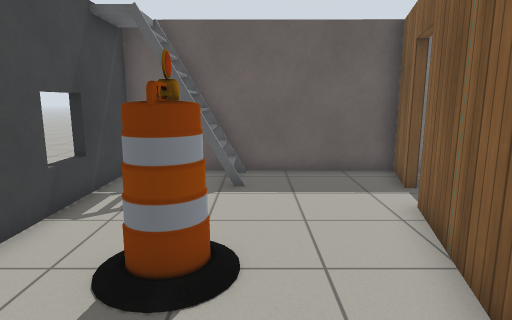
view 1 (above)

19 first-person views from a walk through a Gazebo world. The camera is 1.2 m above the floor, tilts 10° down and sees 75° across. The floor is counted in squares, 0.5 m on a side. Each view is taken from the middle of a square. On the plan, view 1 faces up. The plan holds only what a view shows up to about 20 squares ahead; the rest is blank. Robots are left out. Simple patterns stand in for the simulator's built-in surfaces.

view 2
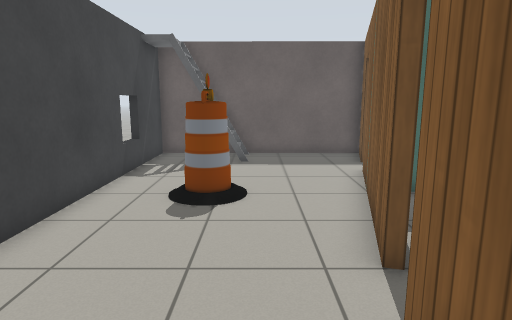

view 3
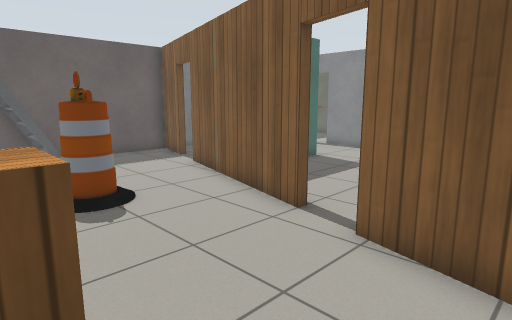

view 4
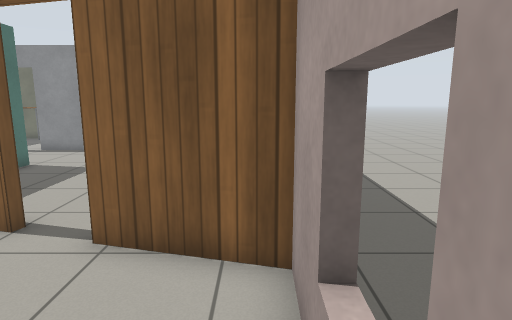

view 5
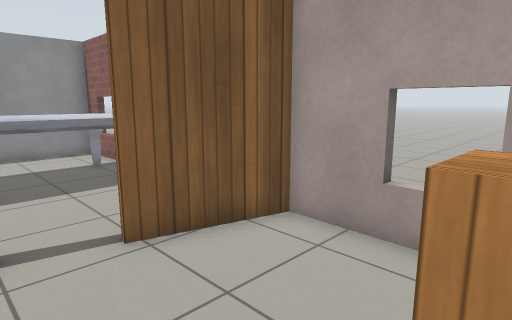

view 6
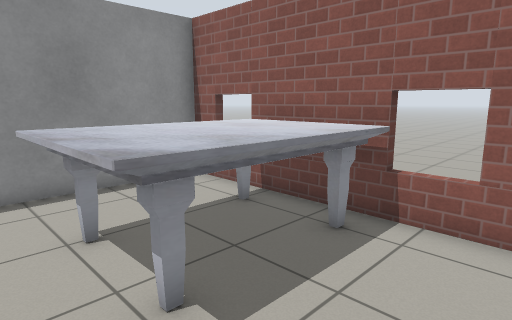

view 7
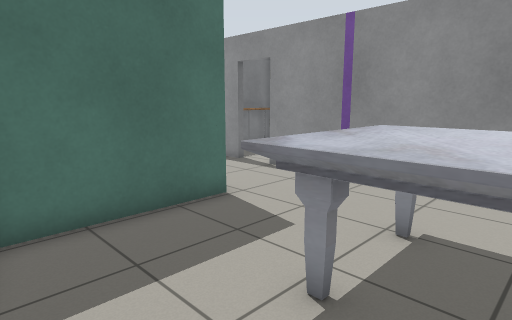

view 8
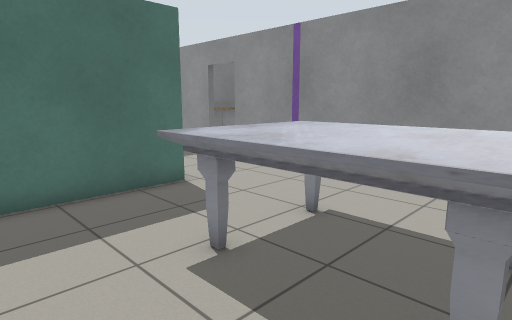

view 9
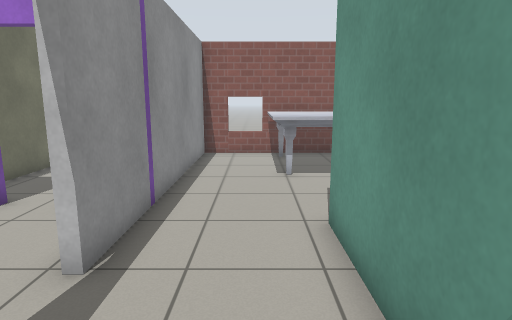

view 10
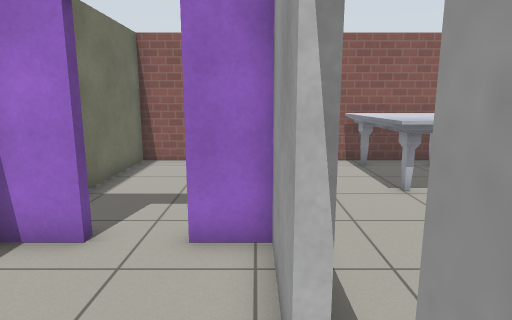

view 11
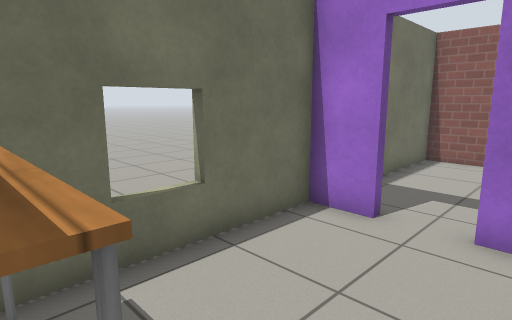

view 12
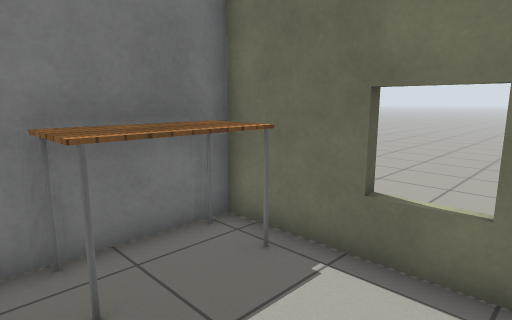

view 13
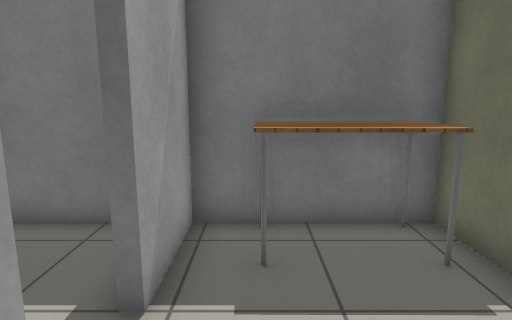

view 14
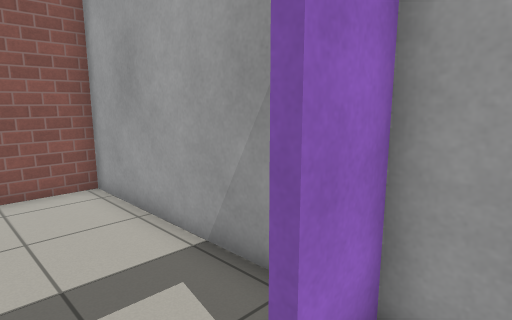

view 15
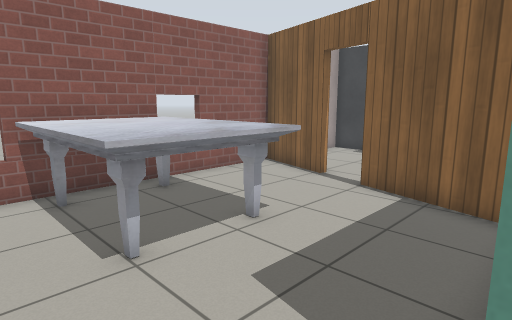

view 16
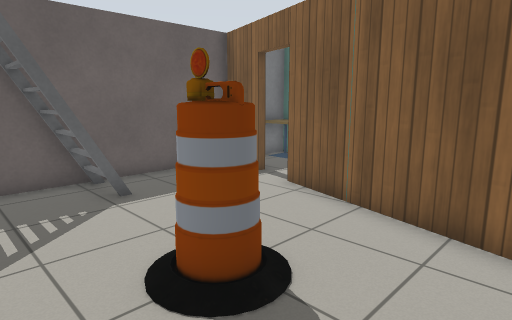

view 17
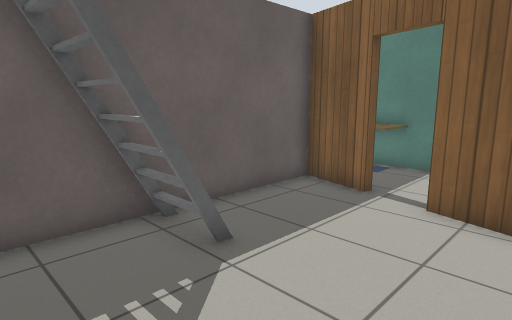

view 18
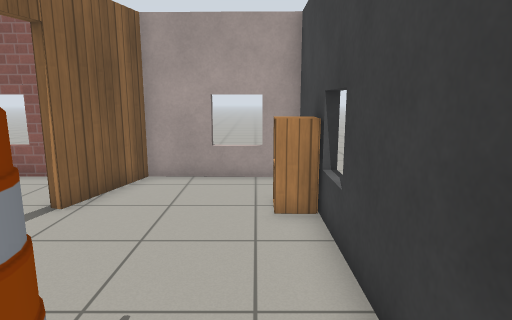

view 19
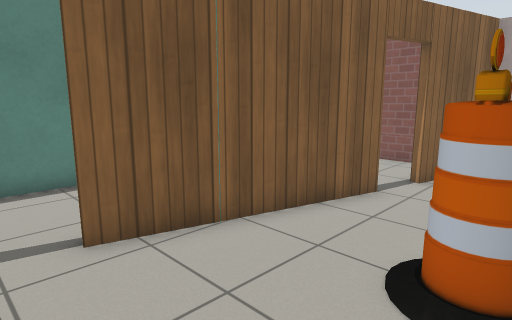

### Floor plan
Points are (right, up) in squares from view 1. A wall is a line through its corners. A room is listed if a view was taken in it or the views show most of it. See-through windows are left out.
Room 1 (views 1, 2, 3, 4, 5, 16, 17, 18, 19)
walls: (1.8, 0.4) (3.7, 7.4); (-4.2, 8.5) (-4.8, 8.5); (4.1, 9) (4.8, 11.4) (-4.4, 11.5) (-4.4, -0.2); (-4.4, -2.6) (-4.4, -4.5) (0.5, -4.5) (1.4, -1.2)
ways out: open door at (2, -0.5) to room 2; open door at (4, 8.5) to room 5
objects: cabinet (-4, -2) to (-4, -1); barrel (-2, 4) to (-1, 5); ladder (-2, 10) to (-1, 11)
Room 2 (views 6, 7, 8, 9, 15)
walls: (3.1, 4) (2.1, 0.5); (1.7, -1.3) (0.8, -4.5) (12.4, -4.5) (12.4, 6.7); (8.5, 9.4) (8.5, 4.7) (3.6, 4.7); (12.4, 8.4) (12.4, 10.7); (11.1, 11.4) (9, 11.4)
ways out: open door at (2, -0.5) to room 1; open door at (12.5, 7.5) to room 3
objects: marble table (6, -4) to (9, 1)
Room 3 (views 10, 11, 12, 13, 14)
walls: (12.7, 6.8) (12.7, 3.6) (14.3, 3.6); (15.9, 3.6) (17.6, 3.6) (17.6, 11.3) (12.7, 11.3) (12.7, 8.4)
ways out: open door at (12.5, 7.5) to room 2; open door at (15.3, 3.3) to room 4
objects: table (14, 10) to (17, 11)
Room 4 (no view inside)
walls: (12.7, 2) (12.7, -4.5) (17.6, -4.5) (17.6, 1.2)
ways out: open door at (15.3, 3.3) to room 3
Room 5 (no view inside)
walls: (8.2, 6) (8.2, 9.5); (6.5, 11.4) (5.6, 11.4)
ways out: open door at (4, 8.5) to room 1
objects: cafe table (7, 10) to (8, 11)

Where each view was taken, in squares from view 1:
view 1: 0 up, 0 right, facing up
view 2: 4 down, 0 right, facing up
view 3: 4 down, 4 left, facing up-right
view 4: 4 down, 4 left, facing right
view 5: 1 up, 4 left, facing down-right
view 6: 2 up, 3 right, facing down-right
view 7: 2 down, 3 right, facing up-right
view 8: 4 down, 3 right, facing up-right
view 9: 11 up, 10 right, facing down
view 10: 9 up, 13 right, facing down
view 11: 10 up, 13 right, facing down-right
view 12: 6 up, 13 right, facing up-right
view 13: 5 up, 14 right, facing up
view 14: 5 up, 16 right, facing down-left
view 15: 5 up, 11 right, facing down-left
view 16: 1 up, 4 left, facing up-right
view 17: 5 up, 4 left, facing up-right
view 18: 6 up, 3 left, facing down
view 19: 9 up, 2 left, facing down-right
